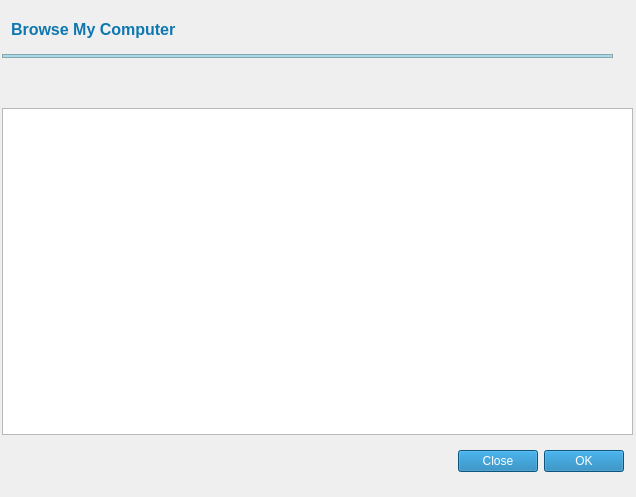
<?xml version="1.0" encoding="UTF-8"?>
<ui version="4.0">
 <class>location_treeview</class>
 <widget class="QWidget" name="location_treeview">
  <property name="geometry">
   <rect>
    <x>0</x>
    <y>0</y>
    <width>636</width>
    <height>497</height>
   </rect>
  </property>
  <property name="windowTitle">
   <string>Form</string>
  </property>
  <widget class="QWidget" name="layoutWidget">
   <property name="geometry">
    <rect>
     <x>2</x>
     <y>10</y>
     <width>631</width>
     <height>471</height>
    </rect>
   </property>
   <layout class="QGridLayout" name="gridLayout_4">
    <item row="0" column="0">
     <widget class="QFrame" name="frame_4">
      <property name="frameShape">
       <enum>QFrame::NoFrame</enum>
      </property>
      <property name="frameShadow">
       <enum>QFrame::Raised</enum>
      </property>
      <layout class="QGridLayout" name="gridLayout_2">
       <item row="0" column="0">
        <widget class="QLabel" name="Browse_MY_Computer_label">
         <property name="font">
          <font>
           <pointsize>12</pointsize>
           <weight>75</weight>
           <bold>true</bold>
          </font>
         </property>
         <property name="styleSheet">
          <string notr="true">color:#0F77B1</string>
         </property>
         <property name="text">
          <string>Browse My Computer</string>
         </property>
        </widget>
       </item>
       <item row="0" column="1">
        <spacer name="horizontalSpacer_3">
         <property name="orientation">
          <enum>Qt::Horizontal</enum>
         </property>
         <property name="sizeType">
          <enum>QSizePolicy::Fixed</enum>
         </property>
         <property name="sizeHint" stdset="0">
          <size>
           <width>328</width>
           <height>20</height>
          </size>
         </property>
        </spacer>
       </item>
       <item row="0" column="2">
        <widget class="QLabel" name="close_label">
         <property name="text">
          <string/>
         </property>
        </widget>
       </item>
      </layout>
     </widget>
    </item>
    <item row="1" column="0">
     <widget class="QFrame" name="frame">
      <property name="sizePolicy">
       <sizepolicy hsizetype="Fixed" vsizetype="Fixed">
        <horstretch>0</horstretch>
        <verstretch>0</verstretch>
       </sizepolicy>
      </property>
      <property name="minimumSize">
       <size>
        <width>611</width>
        <height>4</height>
       </size>
      </property>
      <property name="styleSheet">
       <string notr="true">background-color:#ADD8E6</string>
      </property>
      <property name="frameShape">
       <enum>QFrame::StyledPanel</enum>
      </property>
      <property name="frameShadow">
       <enum>QFrame::Raised</enum>
      </property>
     </widget>
    </item>
    <item row="2" column="0">
     <widget class="QFrame" name="frame_3">
      <property name="frameShape">
       <enum>QFrame::NoFrame</enum>
      </property>
      <property name="frameShadow">
       <enum>QFrame::Raised</enum>
      </property>
      <layout class="QGridLayout" name="gridLayout">
       <item row="0" column="0">
        <widget class="QLabel" name="label">
         <property name="text">
          <string/>
         </property>
        </widget>
       </item>
       <item row="0" column="1">
        <spacer name="horizontalSpacer_4">
         <property name="orientation">
          <enum>Qt::Horizontal</enum>
         </property>
         <property name="sizeHint" stdset="0">
          <size>
           <width>320</width>
           <height>20</height>
          </size>
         </property>
        </spacer>
       </item>
      </layout>
     </widget>
    </item>
    <item row="4" column="0">
     <widget class="QFrame" name="frame_2">
      <property name="frameShape">
       <enum>QFrame::NoFrame</enum>
      </property>
      <property name="frameShadow">
       <enum>QFrame::Raised</enum>
      </property>
      <layout class="QGridLayout" name="gridLayout_3">
       <item row="0" column="0">
        <spacer name="horizontalSpacer">
         <property name="orientation">
          <enum>Qt::Horizontal</enum>
         </property>
         <property name="sizeHint" stdset="0">
          <size>
           <width>219</width>
           <height>20</height>
          </size>
         </property>
        </spacer>
       </item>
       <item row="0" column="1">
        <spacer name="horizontalSpacer_2">
         <property name="orientation">
          <enum>Qt::Horizontal</enum>
         </property>
         <property name="sizeHint" stdset="0">
          <size>
           <width>218</width>
           <height>20</height>
          </size>
         </property>
        </spacer>
       </item>
       <item row="0" column="2">
        <widget class="QPushButton" name="close_pushButton">
         <property name="styleSheet">
          <string notr="true">background-color:#0F77B1;
color:white</string>
         </property>
         <property name="text">
          <string>Close</string>
         </property>
        </widget>
       </item>
       <item row="0" column="3">
        <widget class="QPushButton" name="ok_pushButton">
         <property name="styleSheet">
          <string notr="true">background-color:#0F77B1;
color:white</string>
         </property>
         <property name="text">
          <string>OK</string>
         </property>
        </widget>
       </item>
      </layout>
     </widget>
    </item>
    <item row="3" column="0">
     <widget class="Checkable_Dir_Model" name="location_path_treeview"/>
    </item>
   </layout>
  </widget>
 </widget>
 <customwidgets>
  <customwidget>
   <class>Checkable_Dir_Model</class>
   <extends>QTreeView</extends>
   <header>checkable_dir_view_excluded_files</header>
   <slots>
    <slot>select()</slot>
    <slot>send_check_list()</slot>
   </slots>
  </customwidget>
 </customwidgets>
 <resources/>
 <connections>
  <connection>
   <sender>ok_pushButton</sender>
   <signal>clicked()</signal>
   <receiver>location_treeview</receiver>
   <slot>send_check_list()</slot>
   <hints>
    <hint type="sourcelabel">
     <x>603</x>
     <y>459</y>
    </hint>
    <hint type="destinationlabel">
     <x>634</x>
     <y>461</y>
    </hint>
   </hints>
  </connection>
  <connection>
   <sender>close_pushButton</sender>
   <signal>clicked()</signal>
   <receiver>location_treeview</receiver>
   <slot>close()</slot>
   <hints>
    <hint type="sourcelabel">
     <x>507</x>
     <y>457</y>
    </hint>
    <hint type="destinationlabel">
     <x>534</x>
     <y>488</y>
    </hint>
   </hints>
  </connection>
 </connections>
 <slots>
  <slot>send_check_list()</slot>
 </slots>
</ui>
